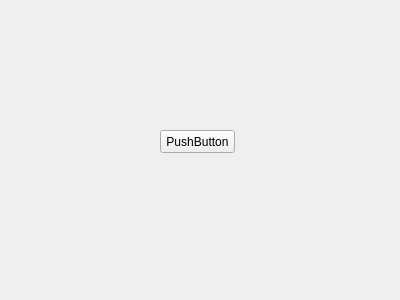
<?xml version="1.0" encoding="UTF-8"?>
<ui version="4.0">
 <class>Widget</class>
 <widget class="QWidget" name="Widget">
  <property name="geometry">
   <rect>
    <x>0</x>
    <y>0</y>
    <width>400</width>
    <height>300</height>
   </rect>
  </property>
  <property name="windowTitle">
   <string>Widget</string>
  </property>
  <widget class="QPushButton" name="pushButton">
   <property name="geometry">
    <rect>
     <x>160</x>
     <y>130</y>
     <width>75</width>
     <height>23</height>
    </rect>
   </property>
   <property name="text">
    <string>PushButton</string>
   </property>
  </widget>
 </widget>
 <layoutdefault spacing="6" margin="11"/>
 <resources/>
 <connections/>
</ui>
